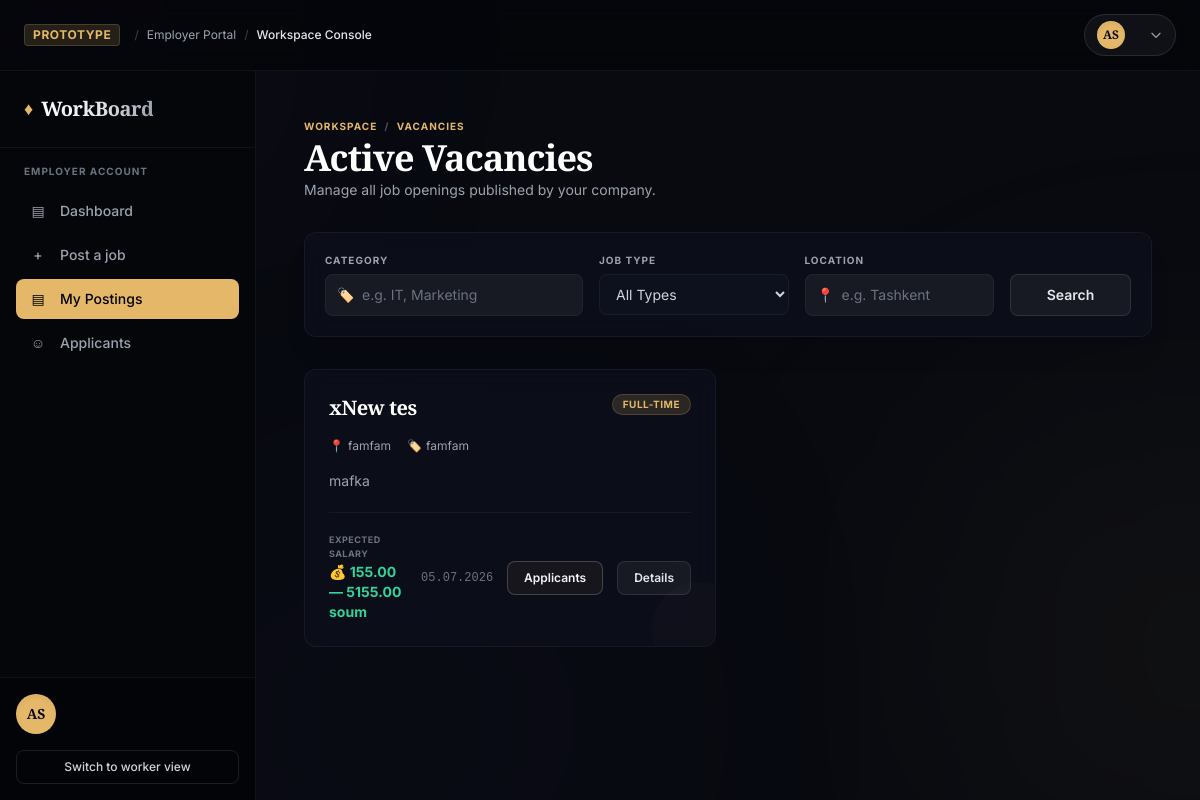
/jobs/my-postings/, run on the app's committed database.
### jobs/models.py (models this page shows, shortened)
class Job(models.Model):
    JOBTYPES = (
        ('full-time', 'Full-time'),
        ('part-time', 'Part-time'),
        ('remote', 'Remote'),
        ('internship', 'Internship'),
    )
    employer = models.ForeignKey(CustomUser, on_delete=models.CASCADE)
    title = models.CharField(max_length=100)
    desc = models.TextField()
    category = models.CharField(max_length=30)
    location = models.CharField(max_length=150)
    salary_min = models.DecimalField(max_digits=20, decimal_places=2)
    salary_max = models.DecimalField(max_digits=20, decimal_places=2)
    job_type = models.CharField(max_length=20, choices=JOBTYPES)
    created_at = models.DateTimeField(auto_now_add=True)

### jobs/views.py (the view)
# urls.py: path('my-postings/', job_list, name='my-postings'),
def job_list(request):
    jobs = Job.objects.all().order_by('-created_at')
    category = request.GET.get('category')
    job_type = request.GET.get('job_type')
    location = request.GET.get('location')
    if category:
        jobs = jobs.filter(category__icontains=category)
    if job_type:
        jobs = jobs.filter(job_type=job_type)
    if location:
        jobs = jobs.filter(location__icontains=location)
    return render(request, 'jobs/jobs/my-postings.html', {
        'jobs': jobs,
        'job_types': Job.JOBTYPES,
    })

### templates/jobs/jobs/my-postings.html (shortened to what this page needs)
{% extends 'emp-base.html' %}
{% block content %}
<div class="space-y-8">
    <div class="flex flex-col md:flex-row md:items-center md:justify-between gap-4">
        <div>
            <div class="text-[10px] tracking-widest uppercase text-premium-gold font-bold mb-1">
                Workspace <span class="mx-1 text-gray-600">/</span> Vacancies
            </div>
            <h1 class="font-serif text-3xl md:text-4xl text-white font-semibold leading-tight tracking-tight">
                Active Vacancies
            </h1>
            <p class="text-gray-400 text-sm mt-0.5">Manage all job openings published by your company.</p>
        </div>
    </div>
    <div class="glass-panel rounded-xl p-5 shadow-xl relative z-10">
        <form method="GET" class="grid grid-cols-1 md:grid-cols-12 gap-4">
            <div class="md:col-span-4 relative">
                <label class="block text-[10px] font-bold text-gray-400 uppercase tracking-widest mb-1.5">Category</label>
                <div class="relative">
                    <span class="absolute inset-y-0 left-0 pl-3 flex items-center text-gray-500 text-sm pointer-events-none">🏷️</span>
                    <input type="text" name="category"
                           class="w-full pl-9 pr-4 py-2.5 bg-white/5 border border-white/5 focus:border-premium-gold/40 focus:bg-white/10 rounded-lg text-sm text-white placeholder-gray-500 focus:outline-none transition-all"
                           placeholder="e.g. IT, Marketing" value="{{ request.GET.category }}">
                </div>
            </div>
            <div class="md:col-span-3">
                <label class="block text-[10px] font-bold text-gray-400 uppercase tracking-widest mb-1.5">Job Type</label>
                <div class="relative">
                    <select name="job_type" class="w-full px-3 py-2.5 bg-[#0d111d] border border-white/5 focus:border-premium-gold/40 rounded-lg text-sm text-gray-300 focus:outline-none transition-all">
                        <option value="">All Types</option>
                    </select>
                </div>
            </div>
            <div class="md:col-span-3">
                <label class="block text-[10px] font-bold text-gray-400 uppercase tracking-widest mb-1.5">Location</label>
                <div class="relative">
                    <span class="absolute inset-y-0 left-0 pl-3 flex items-center text-gray-500 text-sm pointer-events-none">📍</span>
                    <input type="text" name="location"
                           class="w-full pl-9 pr-4 py-2.5 bg-white/5 border border-white/5 focus:border-premium-gold/40 focus:bg-white/10 rounded-lg text-sm text-white placeholder-gray-500 focus:outline-none transition-all"
                           placeholder="e.g. Tashkent" value="{{ request.GET.location }}">
                </div>
            </div>
            <div class="md:col-span-2 flex items-end">
                <button type="submit" class="w-full py-2.5 bg-white/5 hover:bg-white/10 border border-white/10 hover:border-premium-gold/30 text-gray-200 hover:text-white rounded-lg text-sm font-semibold transition-all duration-200">
                    Search
                </button>
            </div>
        </form>
    </div>
    {% if jobs %}
        <div class="grid grid-cols-1 md:grid-cols-2 gap-6">
            {% for job in jobs %}
                <div class="glass-panel glass-panel-hover rounded-xl p-6 flex flex-col justify-between min-h-[260px] relative overflow-hidden group">
                    <div class="absolute -right-8 -bottom-8 w-24 h-24 bg-premium-goldMuted rounded-full opacity-10 group-hover:opacity-25 group-hover:scale-125 transition duration-500 pointer-events-none"></div>
                    <div class="space-y-4">
                        <div class="flex justify-between items-start gap-3">
                            <h3 class="font-serif text-xl font-bold text-white tracking-tight leading-snug group-hover:text-premium-gold transition duration-200">
                                {{ job.title }}
                            </h3>
                            <span class="inline-flex items-center shrink-0 px-2.5 py-0.5 rounded-full text-[10px] font-bold uppercase tracking-wider bg-premium-goldMuted text-premium-gold border border-premium-gold/20">
                                {{ job.get_job_type_display }}
                            </span>
                        </div>
                        <div class="flex flex-wrap gap-x-4 gap-y-1.5 text-xs text-gray-400">
                            <span class="flex items-center gap-1">
                                <span class="text-premium-gold">📍</span> {{ job.location }}
                            </span>
                            <span class="flex items-center gap-1">
                                <span class="text-premium-gold">🏷️</span> {{ job.category }}
                            </span>
                        </div>
                        <p class="text-sm text-gray-400 line-clamp-3 leading-relaxed">
                            {{ job.desc|truncatewords:15 }}
                        </p>
                    </div>
                    <div class="pt-5 mt-5 border-t border-white/5 flex flex-col sm:flex-row sm:items-center justify-between gap-4 relative z-10">
                        <div class="space-y-0.5">
                            <div class="text-[9px] uppercase tracking-wider text-gray-500 font-bold">Expected Salary</div>
                            <p class="font-sans font-bold text-emerald-400 text-sm">
                                💰 {{ job.salary_min }} — {{ job.salary_max }} soum
                            </p>
                        </div>
                        <div class="flex items-center justify-between sm:justify-end gap-3.5 w-full sm:w-auto">
                            <span class="text-xs text-gray-500 font-mono">
                                {{ job.created_at|date:"d.m.Y" }}
                            </span>
                            <a href="{% url 'job_detail' job.pk %}" class="inline-flex items-center px-4 py-2 bg-premium-gold/5 hover:bg-white/20 border border-white/20 hover:border-premium-gold/60 text-gray-100 hover:text-white rounded-lg text-xs font-semibold transition-all duration-150">
                                Applicants
                            </a>
                            <a href="{% url 'job_detail' job.pk %}" class="inline-flex items-center px-4 py-2 bg-white/5 hover:bg-white/10 border border-white/10 hover:border-premium-gold/30 text-gray-200 hover:text-white rounded-lg text-xs font-semibold transition-all duration-150">
                                Details
                            </a>
                        </div>
                    </div>
                </div>
            {% endfor %}
        </div>
    {% endif %}
</div>
{% endblock %}

### templates/emp-base.html (style rules this page uses)
.glass-panel { background: rgba(13, 17, 29, 0.7); backdrop-filter: blur(12px); -webkit-backdrop-filter: blur(12px); border: 1px solid rgba(255, 255, 255, 0.05); }

### data on the page
Job: title "xNew tes", job_type "FULL-TIME", location "famfam", category "famfam", desc "mafka", salary_min "155.00", salary_max "5155.00", created_at "05.07.2026"
